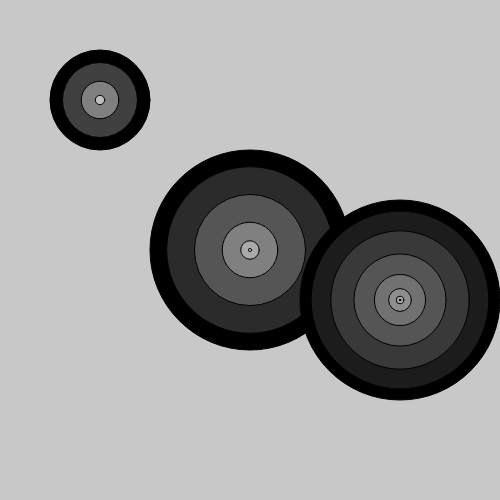
Frame 1 (no input)
Frame 60 (no input): identical to frame 1, image omitted
Frame 120 (the mouse pressed at the canvas centre since frame 60): identical to frame 1, image omitted

The p5.js sketch that drew this single still picture (run headless with seeded random() and noise() and a simulated clock; from frame 60 on, the mouse is pressed at the canvas centre):

// p5.js sketch
// ── sketch.js
var circleX;
var circleY;
var speedX;
var speedY;

function setup() {
  createCanvas(500, 500);
  circleX = 0;
  circleY = 0;
  speedX = 1.5;
  speedY = 1.4;
}

function drawCircle ( x, y, numOfCircles, circleSize ) {
  // drawing a circle.
  for( var i = 0; i < numOfCircles; i = i + 1) {
    var step = i / (numOfCircles - 1); // 0 - 1;
    circleSize = circleSize * ( 1 - step );
    fill( step * 255 );
    ellipse( x, y, circleSize, circleSize );
  }
}

function draw() {
  background(200);

  drawCircle ( width/2, height/2, 7, 200 );
  drawCircle ( 100, 100, 5, 100 );
  drawCircle ( 400, 300, 10, 200 );

}
